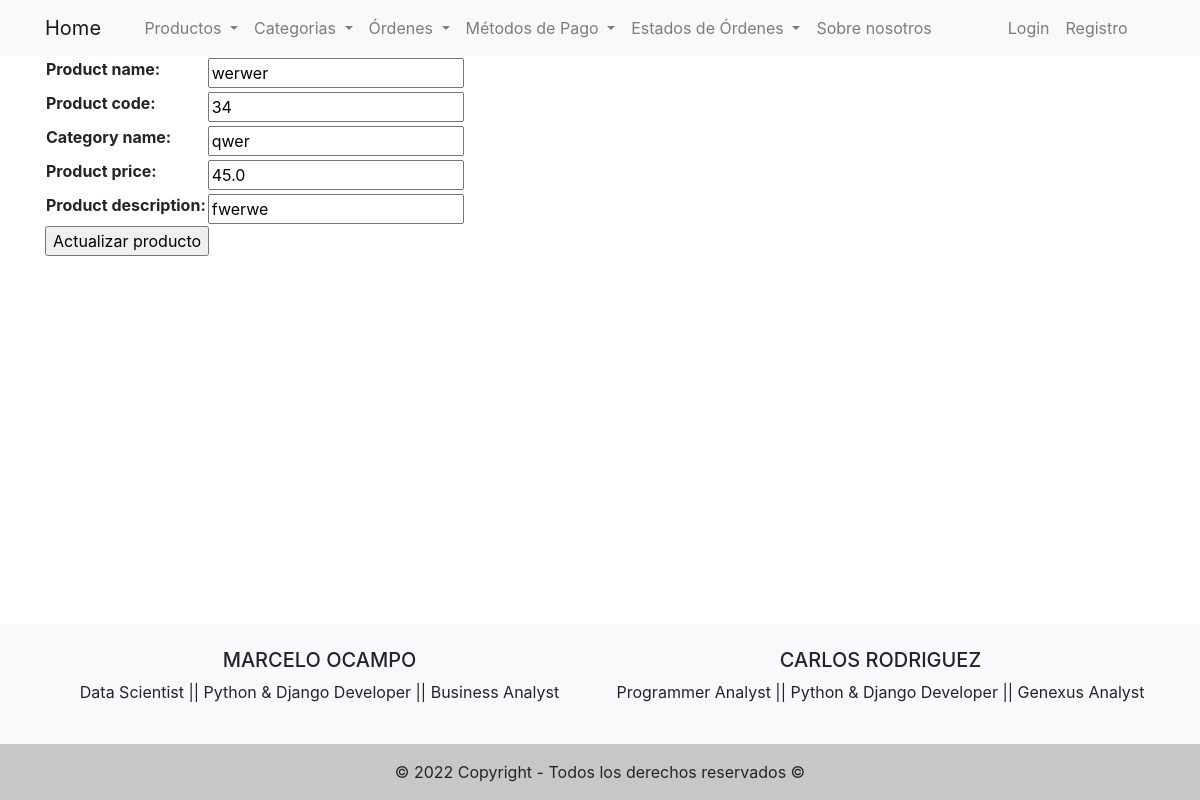
The app's page /products/update-product/1/, older data.
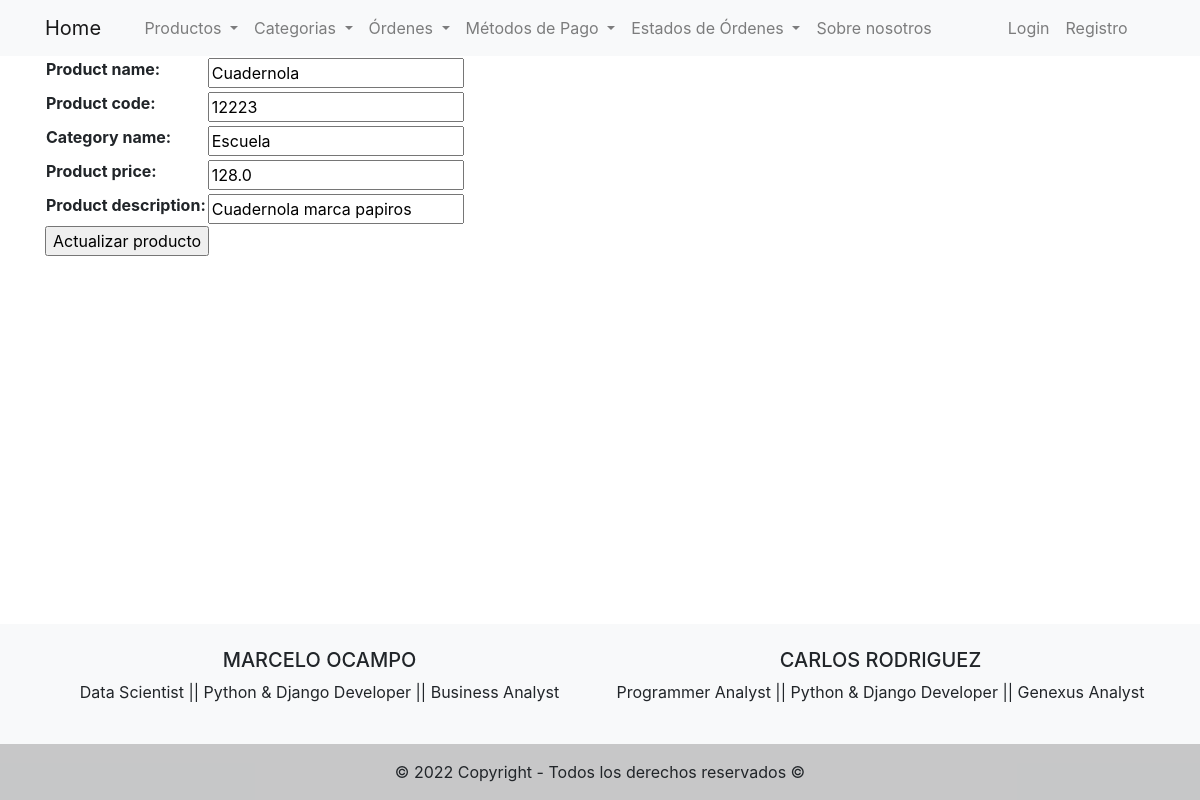
The same page, newer data.
### products/models.py (models this page shows, shortened)
class Products(models.Model):
    product_name = models.CharField(max_length=100)
    product_code = models.IntegerField(unique= True)
    category_name = models.CharField(max_length=100)
    product_price = models.FloatField()
    product_description = models.CharField(max_length=200)

### products/views.py (the view)
# urls.py: path('update-product/<int:pk>/', UpdateProduct.as_view(), name='update_product'),
class UpdateProduct(UpdateView):
    model = Products
    template_name = 'products/update_product.html'
    fields = '__all__'
    success_url = '/products/list-products/'

### templates/products/update_product.html (shortened to what this page needs)
{% extends 'base.html' %}
{% block content %}
  {% if form %}
    <form action="" method="POST">
        <table>
            {{form.as_table}}
        </table>
        <input type="submit" value="Actualizar producto">
    </form>
  {% endif %}
{% endblock %}

Row changes from the older to the newer data that the page shows:
changed Products: product_name "werwer" → "Cuadernola"; product_code "34" → "12223"; category_name "qwer" → "Escuela"; product_price "45.0" → "128.0"; product_description "fwerwe" → "Cuadernola marca papiros"
